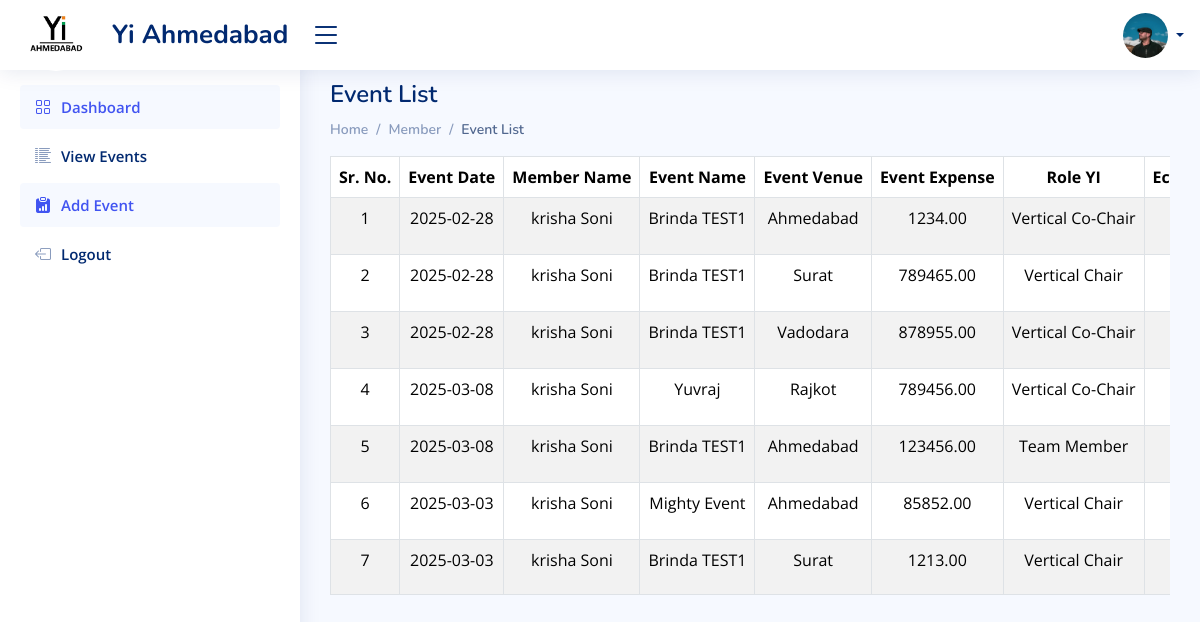
Before: /member/event-list (signed in) with the older database file.
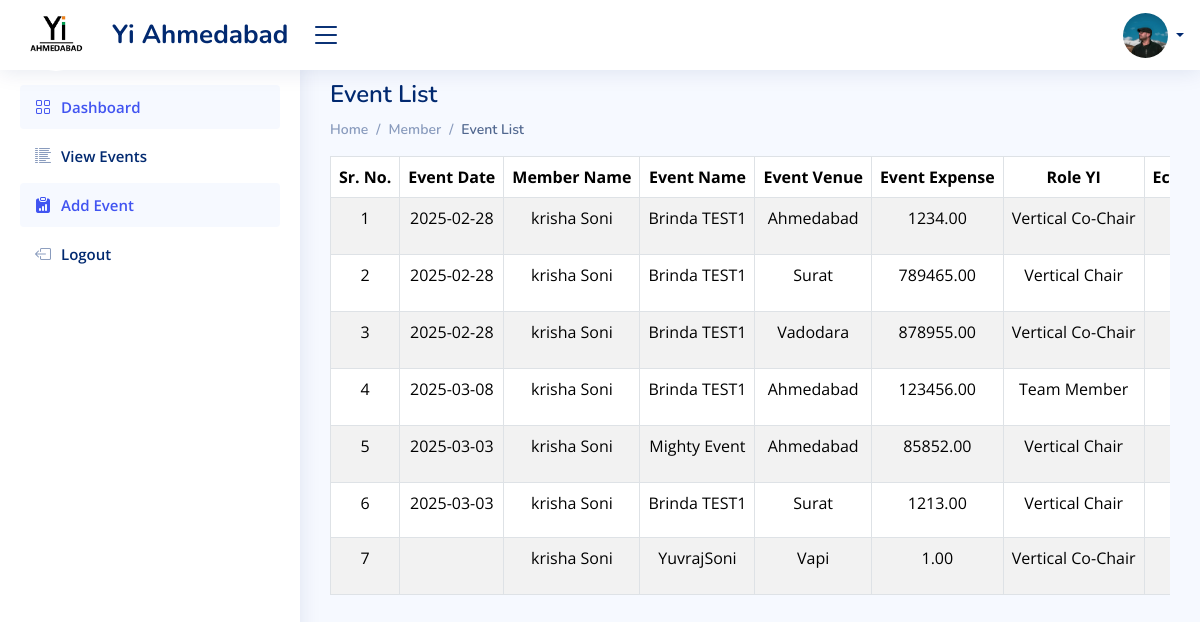
After: the same page with the newer database file.
### admin_app/models.py (models this page shows, shortened)
class LoginSide(AbstractUser):
    id = models.UUIDField(primary_key=True,default=uuid.uuid4,editable=False,db_index=True)
    login_role = models.ManyToManyField(Login_Role)
    first_name = models.CharField(max_length=200,null=True,)
    last_name = models.CharField(max_length=200)
    email = models.EmailField(max_length=200,unique=True,validators=[validate_email])
    photo = models.ImageField(upload_to='user_photo/', null=True,)
    yi_role = models.CharField(max_length=200,null=True)
    phone_number = models.CharField(
        max_length=10,  # This will accommodate international numbers
        default='0',
        validators=[
            RegexValidator(
                regex=r'^(\+91[\-\s]?)?[0]?(91)?[789]\d{9}$',  # This is the regex for validating the phone number
                message="Enter a valid phone number.",
                code="invalid_phone"
            ),
        ],
    )

### manager_app/models.py (models this page shows)
class Event_Data(models.Model):
    user = models.ForeignKey(LoginSide, on_delete=models.SET_NULL, null=True,db_index=True)
    your_name = models.CharField(max_length=50)
    event_name = models.CharField(max_length=200,blank=True)
    event_venue = models.CharField(max_length=200,blank=True)
    event_expense = models.BigIntegerField(blank=True,default=0)
    date = models.CharField(max_length=200)
    role_yi = models.CharField(max_length=200)
    project_vertical = models.CharField(max_length=200)
    project_stakeholder = models.CharField(max_length=200)
    yi_pillar = models.CharField(max_length=200)
    social_link = models.URLField(max_length=300)
    which_SIG = models.CharField(max_length=200,blank=True,null=True)
    event_handle = models.CharField(max_length=200,blank=True,null=True)
    total_impact = models.BigIntegerField(blank=True,default=1)
    school = models.CharField(max_length=200,blank=True,null=True)
    collage = models.CharField(max_length=200,blank=True,null=True)
    associate_partner = models.CharField(max_length=200,null=True,blank=True)

### manager_app/views.py (the view)
# urls.py: path('event-list',event_list,name='event-list'),
@login_required(login_url='index')
def event_list(request):
    user = request.user
    all_event = Event_Data.objects.filter(user=user)
    context = {
        'user': user,
        'k1': all_event
    }
    return render(request, 'manager/event_list.html', context)

### manager_app/templates/manager/event_list.html (shortened to what this page needs)
{% load static %}
<!DOCTYPE html>
<html lang="en">
<head>
    <link href="{% static 'assets/vendor/bootstrap/css/bootstrap.min.css' %}" rel="stylesheet">
    <link href="{% static 'assets/vendor/bootstrap-icons/bootstrap-icons.css' %}" rel="stylesheet">
    <link href="{% static 'css/manager_dashboard.css' %}" rel="stylesheet">
    <link href="{% static 'assets/css/style.css' %}" rel="stylesheet">
    <link href="{% static 'assets/css/footer.css' %}" rel="stylesheet">
    <link href="{% static 'css/inputfiled.css' %}" rel="stylesheet">
</head>
<body>
    {% include 'components/header.html' %}
    {% include 'components/side_navbar.html' %}
    <main id="main" class="main">
        <div class="pagetitle">
            <h1>Event List</h1></div>
            <nav>
                <ol class="breadcrumb">
                    <li class="breadcrumb-item"><a href="{% url 'manager-dashboard' %}">Home</a></li>
                    <li class="breadcrumb-item">Member</li>
                    <li class="breadcrumb-item active">Event List</li>
                </ol>
            </nav>
        <div class="table-responsive">
            <table class="table table-striped table-bordered" width="100%">
                <thead>
                    <tr class="text-nowrap text-center">
                        <th>Sr. No.</th>
                        <th>Event Date</th>
                        <th>Member Name</th>
                        <th>Event Name</th>
                        <th>Event Venue</th>
                        <th>Event Expense</th>
                        <th>Role YI</th>
                        <th>Ec Members Name</th>
                    </tr>
                </thead>
                <tbody>
                    {% if k1 %}
                        {% for i in k1 %}
                            <tr class="text-nowrap text-center">
                                <td>{{ forloop.counter }}</td>
                                <td>{{ i.date }}</td>
                                <td>{{ i.your_name }}</td>
                                <td>{{ i.event_name }}</td>
                                <td>{{ i.event_venue }}</td>
                                <td>{{ i.event_expense|floatformat:2 }}</td>
                                <td>{{ i.role_yi }}</td>
                                <td>{{ i.event_handle }}<br></td>
                            </tr>
                        {% endfor %}
                    {% else %}
                        <tr>
                            <td colspan="17" class="text-center">No events available</td>
                        </tr>
                    {% endif %}
                </tbody>
            </table>
        </div>
    </main>
</body>
</html>

### manager_app/templates/components/header.html (shortened to what this page needs)
{% load static %}
<header id="header" class="header fixed-top d-flex align-items-center">
    <div class="d-flex align-items-center justify-content-between">
      <a href="{% url 'manager-dashboard' %}" class="logo d-flex align-items-center">
  <img src="{% static 'Image/YIIMG.png' %}" alt="logo img" class="rounded-circle" >
        <span class="d-none d-lg-block">Yi Ahmedabad</span>
      </a>
      <i class="bi bi-list toggle-sidebar-btn"></i>
    </div>
    <nav class="header-nav ms-auto">
      <ul class="d-flex align-items-center">
        <li class="nav-item dropdown pe-3">
          <a class="nav-link nav-profile d-flex align-items-center pe-0" href="#" data-bs-toggle="dropdown">
            <img src="{% if user.photo %}{{ user.photo.url }}{% else %}{% static 'Image/img.png' %}{% endif %}" height="45px" width="45px" alt="Profile" class="rounded-circle">
            <span class="d-none d-md-block dropdown-toggle ps-2"></span>
          </a>
        </li>
      </ul>
    </nav>
  </header>

### manager_app/templates/components/side_navbar.html (shortened to what this page needs)
{% load static %}
<aside id="sidebar" class="sidebar">
    <ul class="sidebar-nav" id="sidebar-nav">
        <li class="nav-item">
            <a class="nav-link " href="{% url 'chart-dashbaord' %}">
                <i class="bi bi-grid"></i>
                <span>Dashboard</span>
            </a>
        </li>
        <li class="nav-item">
            <a class="nav-link collapsed" href="{% url 'event-list' %}">
                <i class="bi bi-list-columns-reverse"></i>
                <span>View Events</span>
            </a>
        </li>
        <li class="nav-item">
            <a class="nav-link " href="{% url 'manager-dashboard' %}">
                <i class="bi bi-clipboard-data-fill"></i>
                <span>Add Event</span>
            </a>
        </li>
        <li class="nav-item">
            <a class="nav-link collapsed" href="{% url 'manager-logout' %}">
                <i class="bi bi-box-arrow-left"></i>
                <span>Logout</span>
            </a>
        </li>
    </ul>
</aside>

### admin_app/static/assets/css/style.css (style rules this page uses)
:root { scroll-behavior: smooth; }
body { font-family: "Open Sans", sans-serif; background: #f6f9ff; color: #444444; }
a { color: #4154f1; text-decoration: none; }
h1, h2, h3, h4, h5, h6 { font-family: "Nunito", sans-serif; }
#main { margin-top: 60px; padding: 20px 30px; transition: all 0.3s; }
.pagetitle { display: flex; justify-content: space-between; margin-bottom: 10px; }
.pagetitle h1 { font-size: 24px; margin-bottom: 0; font-weight: 600; color: #012970; }
.breadcrumb { font-size: 14px; font-family: "Nunito", sans-serif; color: #899bbd; font-weight: 600; }
.breadcrumb a { color: #899bbd; transition: 0.3s; }
.breadcrumb .breadcrumb-item::before { color: #899bbd; }
.breadcrumb .active { color: #51678f; font-weight: 600; }
.logo { line-height: 1; height:95px; }
@media (min-width: 1200px) { .logo { width: 280px; } }
.logo img { max-height: 72px; margin-right: 20px; }
.logo span { font-size: 26px; font-weight: 700; color: #012970; font-family: "Nunito", sans-serif; }
.header { transition: all 0.5s; z-index: 997; height: 70px; box-shadow: 0px 2px 20px rgba(1, 41, 112, 0.1); background-color: #fff; padding-left: 20px; }
.header .toggle-sidebar-btn { font-size: 32px; padding-left: 10px; cursor: pointer; color: #012970; }
.header-nav ul { list-style: none; }
.header-nav>ul { margin: 0; padding: 0; }
.header-nav .nav-profile { color: #012970; }
.header-nav .nav-profile img { max-height: 45px; }
.header-nav .nav-profile span { font-size: 14px; font-weight: 600; }
.sidebar { position: fixed; top: 60px; left: 0; bottom: 0; width: 300px; z-index: 996; transition: all 0.3s; padding: 20px; overflow-y: auto; scrollbar-width: thin; scrollbar-color: #aab7cf transparent; box-shadow: 0px 0px 20px rgba(1, 41, 112, 0.1); background-color: #fff; }
@media (min-width: 1200px) { #main, #footer { margin-left: 300px; } }
.sidebar-nav { padding: 0; margin: 0; list-style: none; }
.sidebar-nav li { padding: 0; margin: 0; list-style: none; }
.sidebar-nav .nav-item { margin-bottom: 5px; }
.sidebar-nav .nav-link { display: flex; align-items: center; font-size: 15px; font-weight: 600; color: #4154f1; transition: 0.3; background: #f6f9ff; padding: 10px 15px; border-radius: 4px; }
.sidebar-nav .nav-link i { font-size: 16px; margin-right: 10px; color: #4154f1; }
.sidebar-nav .nav-link.collapsed { color: #012970; background: #fff; }
.sidebar-nav .nav-link.collapsed i { color: #899bbd; }

Changed rows visible on the page:
removed Event_Data: date "2025-03-08", your_name "krisha Soni", event_name "Yuvraj", event_venue "Rajkot", event_expense "789456.00", role_yi "Vertical Co-Chair"
added Event_Data: your_name "krisha Soni", event_name "YuvrajSoni", event_venue "Vapi", event_expense "1.00", role_yi "Vertical Co-Chair"
